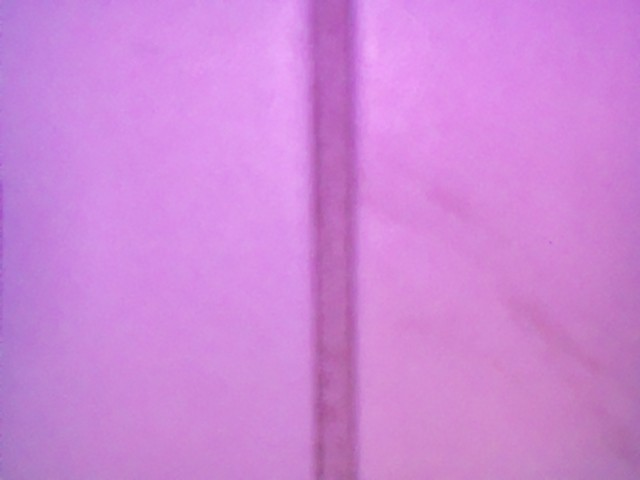
#> input picture cam-pic.jpg, 640 x 480 px
$ python BrightnessAvgTester.py cam-pic.jpg
#> lines starting #> are read from the running program, lines starting #| are printed output that depends on the picture; after the words box and inside, x2 and y2 are one past the last pixel; in counts of white or black regions, pixels touching at a corner belong together; long printed decimals are rounded
#> in run, rawImage is the input picture: shape (480, 640, 3); mean B, G, R 216.3, 133.5, 206.8
#!/usr/bin/env python3

import cv2
import numpy as np
from Path import Path
import sys
import time

np.set_printoptions(threshold=np.inf)


class PiDust:
    def __init__(self):
        # Threshold
        self.THRESH = 150

        # Lines with this angle wrto horizontal are treated as horizontal lines.
        self.MAX_HORIZ_LINE_ANGLE = 20

        # Minimum length of lines found with HoughLinesP transform.
        self.MIN_LINE_LENGTH = 100

        # Horizontal lines should be within these margin percentages of the image.
        self.LEFT_MARGIN: float = 0.15
        self.RIGHT_MARGIN: float = 1 - self.LEFT_MARGIN

        # Baseline duty cycle for testing
        self.TEST_BASE_DC = 30
        self.baseSpeed = self.TEST_BASE_DC
        self.TEST_MULTIPLIER = 0.5
        self.TURN_TIME = 0.5

        # Time between taking a new image
        self.PROCESS_TIME = 0.2

    # [10 lines left out: function crop, not called in this run]

    def preprocess(self, image):
        """Preprocess the image before OpenCV analysis.

        Convert to RGB, then grayscale, then blur, then threshold, then erode,
        then dilate."""

        # Convert RGBA to RGB
        # rgb = cv2.cvtColor(image, cv2.COLOR_RGBA2RGB)

        # Gray, blur, and threshold >100 -> black
        gray = cv2.cvtColor(image, cv2.COLOR_BGR2GRAY)
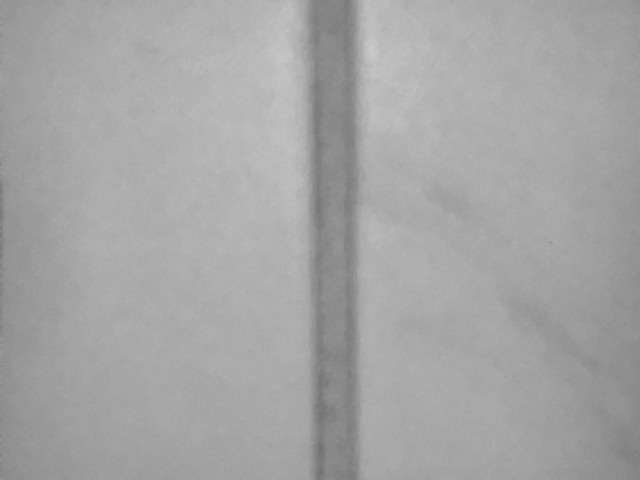
#> gray: shape (480, 640); min 111, max 202, mean 164.9
        blur = cv2.GaussianBlur(gray, (5, 5), 0)
        ret, thresh1 = cv2.threshold(blur, self.THRESH, 255, cv2.THRESH_BINARY_INV)
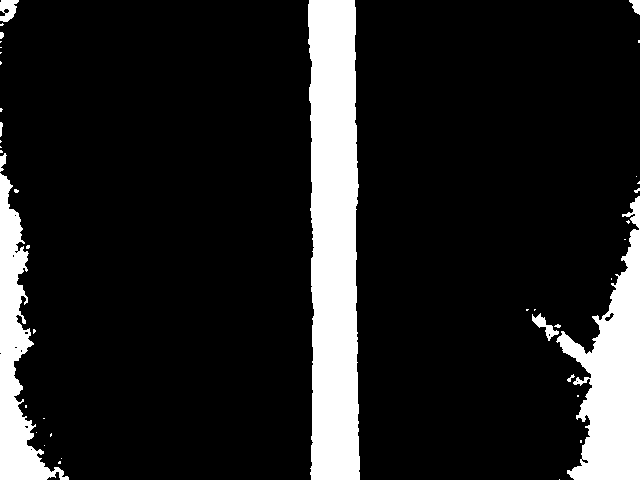
#> thresh1: shape (480, 640); 13.5% white; 42 white regions (32 under 20 px), largest, box (x1, y1, x2, y2) and area: (308, 0, 360, 480) 21980, (556, 196, 640, 480) 11297, (0, 173, 69, 480) 7323
#> ret = 150
        resized = cv2.resize(thresh1, [24, 18])

        # Erode to eliminate noise, and dilate to restore eroded parts of image
        # mask = cv2.erode(thresh1, None, iterations=2)
        # mask = cv2.dilate(mask, None, iterations=2)
        return resized

    # [6 lines left out: function isHorizontal, not called in this run]

    def isCloseToEdge(self, x1, x2, width) -> bool:
        """Is a line close enough to either vertical edge of the image?"""
        return x1 < width * self.LEFT_MARGIN or x2 > width * self.RIGHT_MARGIN

    # [87 lines left out: functions findVerticalThird, findIntersection, not called in this run]

    def updateDirection(self, image: list[list], original, livestream=False):
        """Update the robot's direction given the orientation of the black line.

        Compute column average of row average of position-weighted brightness of
        each row: C = sum(R) / height Use C to update direction.

        Recall that image is a list with length height, and with sublists of
        length width."""
#> called with image = array of shape (18, 24), livestream = False
        # print("Updating direction.")

        # self.cvShowAndWait(image)

        height, width = image.shape
#> height = 18; width = 24
        self.cvShowAndWait(image)
#> (key q is pressed here)

        # print(f"Image dimensions: {height}, {width}")
        positionArray = np.arange(0, width, 1)
#> positionArray = 24 values from 0 to 23

        # Find avg position of white pixels
        rowWhiteAvgPosn = []
        for row in image:
            rowBrightnessNormalized = row / np.sum(row)
            rowWhiteAvgPosn.append(
                round(np.inner(positionArray, rowBrightnessNormalized))
            )
#> this loop made 18 passes
#> after the loop, rowWhiteAvgPosn = [6, 12, 12, 12, 12, 12, 12, 12, 6, 7, 12, 12, 15, 14, 14, 14, 14, 12]
        print(f"Average position of white in row: { rowWhiteAvgPosn }")
#| Average position of white in row: [6, 12, 12, 12, 12, 12, 12, 12, 6, 7, 12, 12, 15, 14, 14, 14, 14, 12]

        colWhiteAvgPosn = np.average(rowWhiteAvgPosn)
#> colWhiteAvgPosn = 11.67
        delta: float = abs(colWhiteAvgPosn - width / 2)
#> delta = 0.333
        deltaPct = (delta / width / 2) * 100
#> deltaPct = 0.694
        print(f"Average position of white: { colWhiteAvgPosn }")
#| Average position of white: 11.667
        print(f"Delta: {delta}")
#| Delta: 0.3333
        print(f"Delta pct: {deltaPct}")
#| Delta pct: 0.6944
        print(f"Width: {width}")
#| Width: 24

        if delta < 5:
            print("Not updating direction")

    def cvShowAndWait(self, image, title="Image"):
        """Show an image with cv2, wait for keypress "q", and close the window."""
        cv2.namedWindow(title, cv2.WINDOW_NORMAL)  # Resizable window
        cv2.imshow(title, image)
        while True:
            if cv2.waitKey(1) & 0xFF == ord("q"):
                cv2.destroyAllWindows()
                break

    def run(self):
        rawImage = cv2.imread(sys.argv[1])
        img = self.preprocess(rawImage)

        # Update direction
        self.updateDirection(img, rawImage)

        # self.cvShowAndWait(img)


if __name__ == "__main__":
    pidust = PiDust()
    pidust.run()
